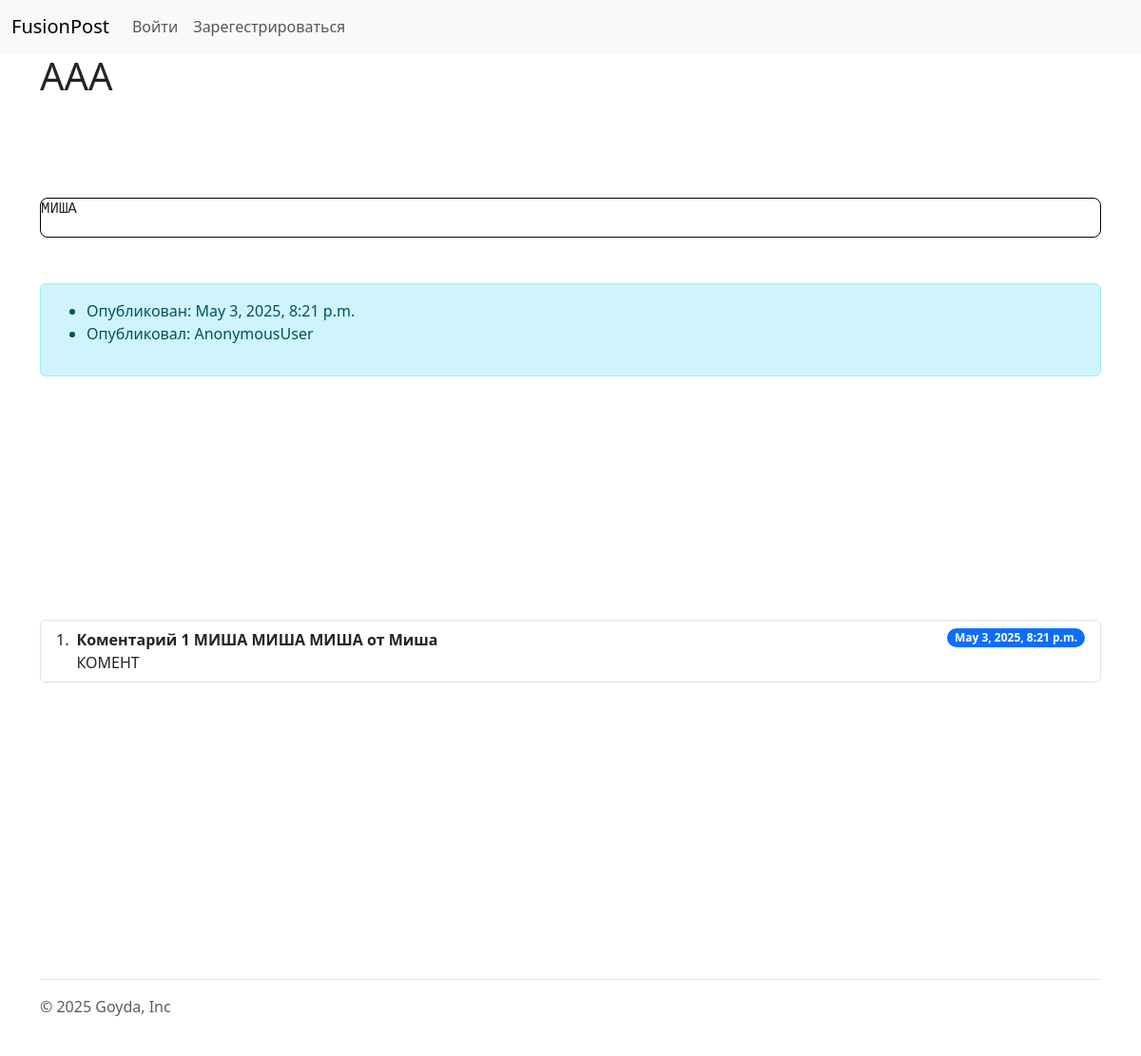
The page /blogs/text_post_detail/15 on the database as committed earlier.
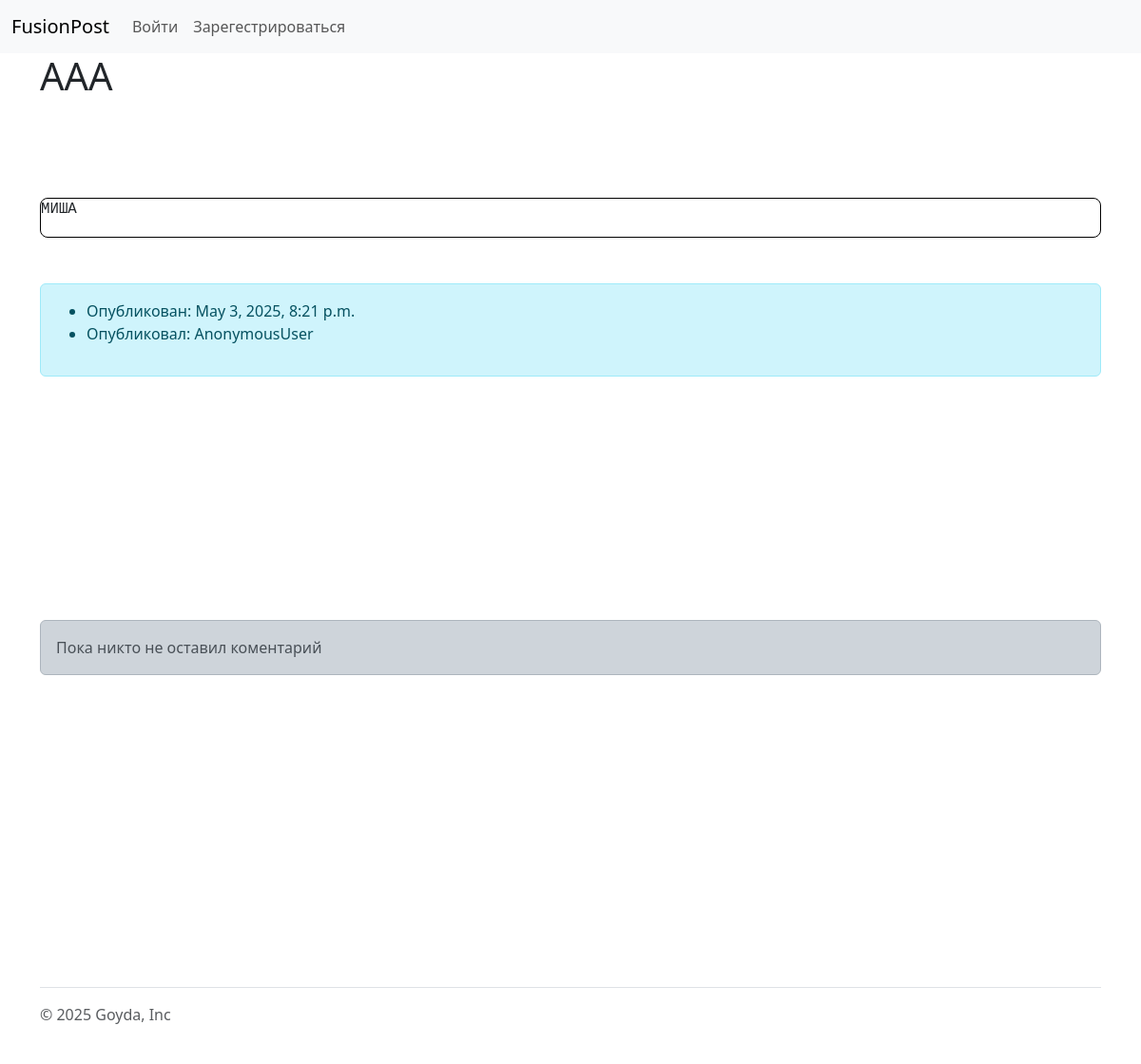
The same page on the database as committed later.
### blogs/models.py (models this page shows, shortened)
class Comment(models.Model):
    post = models.ForeignKey(TextPost, on_delete=models.CASCADE, related_name='blog_text_comment')
    author = models.CharField(max_length=10)
    title = models.CharField(max_length=100)
    body = models.CharField()
    publish = models.DateTimeField(default=timezone.now)
    class Meta:
        ordering = ['publish']
        indexes = [models.Index(fields=['publish'])]

### blogs/views.py (the view)
# urls.py: path('text_post_detail/<int:text_post_id>', views.text_post_detail, name='text_post_detail'),
def text_post_detail(request, text_post_id):
    text_post = TextPost.objects.get(id=text_post_id)
    comments = Comment.objects.filter(post=text_post)
    if request.method == 'POST':
        comment_form = CommentForm(request.POST)
        if comment_form.is_valid():
            comment = comment_form.save(commit=False)
            comment.author = request.user
            comment.post = text_post
            comment.save()
    else:
        comment_form = CommentForm()
    return render(request, 'posts/text_post_detail.html', {"text_post": text_post, "comments": comments, "comment_form": comment_form})

### blogs/templates/posts/text_post_detail.html (shortened to what this page needs)
{% extends "base.html" %}
{% load blogs_tags %}
{% load crispy_forms_tags %}
{% block body %}
    <h1>{{ text_post.title }}</h1>
    <br><br>
    <br><br>
    {% if text_post.body %}
        <div class="border border-black rounded-3" style="font-size:  large;">
            <pre>{{ text_post.body }}</pre>
        </div>
    {% endif %}
    <br><br>
    <div class="alert alert-info" role="alert">
        <ul>
            <li>Опубликован: {{ text_post.publish }} </li>
            <li>Опубликовал: {{ request.user }}</li>
        </ul>
    </div>
    <br><br><br><br><br>
    <br><br><br><br><br>
    {% if comments %}
        <ol class="list-group list-group-numbered">
            {% for comment in comments %}
                <li class="list-group-item d-flex justify-content-between align-items-start">
                <div class="ms-2 me-auto">
                    <div class="fw-bold">Коментарий  {{ forloop.counter }} {{ comment.title }} от {{comment.author}}</div>
                    {{ comment.body }}
                </div>
                <span class="badge text-bg-primary rounded-pill">{{ comment.publish }}</span>
                </li>
            {% endfor %}
        </ol>
    {% else %}
    <div class="alert alert-dark" role="alert">
        Пока никто не оставил коментарий
      </div>
    {% endif %}
    <br><br><br>
{% endblock %}

Rows that differ between the two databases and show on the page:
removed Comment: title "МИША МИША МИША", author "Миша", body "КОМЕНТ", publish "May 3, 2025, 8:21 p.m."
Other text that changed with them:
text now shown: "Пока никто не оставил коментарий"
